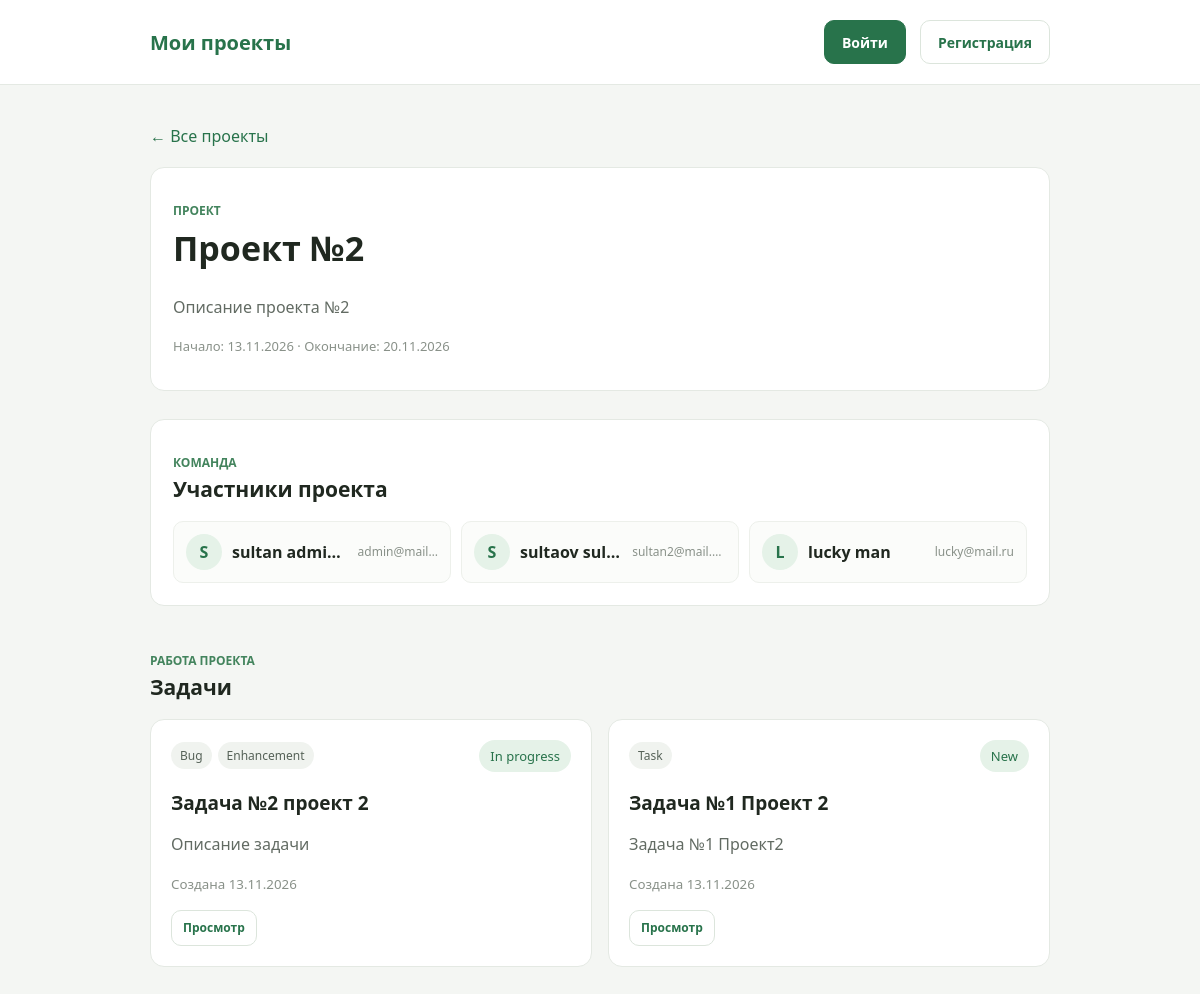
/projects/3/, run on the app's committed database.
### task_man/models/project.py (models this page shows, shortened)
class Project(models.Model):
    start_date = models.DateField(null=False, blank=False)
    end_date = models.DateField(null=True, blank=True)
    title = models.CharField(max_length=200, null=False, blank=False)
    description = models.TextField(null=False, blank=False)
    users = models.ManyToManyField(settings.AUTH_USER_MODEL,related_name='projects',blank=True,
        verbose_name='Участники',help_text='Выберите участников проекта. Снятие выбора удалит пользователя из проекта.')
    class Meta:
        verbose_name = 'Проект'
        verbose_name_plural = 'Проекты'
        ordering = ['-start_date']

### task_man/models/type.py (models this page shows)
class Type(models.Model):
    type = models.CharField(max_length=40)
    class Meta:
        verbose_name = 'Тип задачи'
        verbose_name_plural = 'Типы задач'
    def __str__(self):
        return f'{self.type}'

### task_man/models/task.py (models this page shows, shortened)
class Task(models.Model):
    project = models.ForeignKey('task_man.Project', on_delete=models.CASCADE, related_name='tasks')
    is_deleted = models.BooleanField(default=False, editable=False)
    summary = models.CharField(max_length=100, validators=(MinLengthValidator(10),))
    description = models.TextField(validators=[validate_forbidden_words])
    status = models.ForeignKey('task_man.Status', on_delete=models.PROTECT)
    types = models.ManyToManyField('task_man.Type', related_name='tasks', blank=True)
    created_at = models.DateTimeField(auto_now_add=True)
    updated_at = models.DateTimeField(auto_now=True)
    class Meta:
        verbose_name = 'Задача'
        verbose_name_plural = 'Задачи'
        ordering = ['-created_at']

### task_man/models/status.py (models this page shows)
class Status(models.Model):
    status = models.CharField(max_length=40)
    class Meta:
        verbose_name = 'Статус задачи'
        verbose_name_plural = 'Статусы задач'
    def __str__(self):
        return f'{self.status}'

### task_man/views/project_views.py (the view)
# urls.py: path('projects/<int:pk>/', views.ProjectDetailView.as_view(), name='project_detail'),
class ProjectDetailView(DetailView):
    model = Project
    template_name = 'project/project_detail.html'
    context_object_name = 'project'
    def get_context_data(self, **kwargs):
        context = super().get_context_data(**kwargs)
        context['tasks'] = (
            self.object.tasks.filter(is_deleted=False)
            .select_related('status')
            .prefetch_related('types')
        )
        return context

### task_man/templates/project/project_detail.html (shortened to what this page needs)
{% extends 'base.html' %}
{% block content %}
    <a class="back-link" href="{% url 'projects_view' %}">← Все проекты</a>
    <section class="project-overview">
        <div class="page-heading">
            <div>
                <p class="eyebrow">Проект</p>
                <h1>{{ project.title }}</h1>
            </div>
        </div>
        <p class="project-description">{{ project.description|linebreaksbr }}</p>
        <p class="muted">
            Начало: {{ project.start_date|date:"d.m.Y" }}
            {% if project.end_date %} · Окончание: {{ project.end_date|date:"d.m.Y" }}{% endif %}
        </p>
    </section>
    <section class="members-section" aria-labelledby="members-title">
        <div class="section-heading">
            <div>
                <p class="eyebrow">Команда</p>
                <h2 id="members-title">Участники проекта</h2>
            </div>
        </div>
        {% with members=project.users.all %}
            {% if members %}
                <ul class="member-list">
                    {% for member in members %}
                        <li class="member-card">
                            <span class="member-avatar" aria-hidden="true">{{ member.username|first|upper }}</span>
                            <span class="member-name">{{ member.get_full_name|default:member.username }}</span>
                            {% if member.email %}<span class="member-email">{{ member.email }}</span>{% endif %}
                        </li>
                    {% endfor %}
                </ul>
            {% else %}
                <p class="muted">В проект пока не добавлены участники.</p>
            {% endif %}
        {% endwith %}
    </section>
    <div class="section-heading">
        <div>
            <p class="eyebrow">Работа проекта</p>
            <h2>Задачи</h2>
        </div>
    </div>
    {% if tasks %}
        <section class="task-list" aria-label="Задачи проекта">
            {% for task in tasks %}
                <article class="task-card">
                    <div class="task-meta">
                        <div class="task-types">
                            {% for task_type in task.types.all %}
                                <span class="type-chip">{{ task_type }}</span>
                            {% empty %}
                                <span class="muted">Типы не выбраны</span>
                            {% endfor %}
                        </div>
                        <span class="status">{{ task.status }}</span>
                    </div>
                    <h3>
                        <a class="task-title-link" href="{% url 'task_view' task_pk=task.pk %}">
                            {{ task.summary }}
                        </a>
                    </h3>
                    <p>{{ task.description|truncatewords:24 }}</p>
                    <small>Создана {{ task.created_at|date:"d.m.Y" }}</small>
                    <div class="task-actions">
                        <a class="button button-secondary button-small" href="{% url 'task_view' task_pk=task.pk %}">Просмотр</a>
                    </div>
                </article>
            {% endfor %}
        </section>
    {% else %}
        <section class="empty-state">
            <h2>В проекте пока нет задач</h2>
            <p>Создай задачу — она сразу будет привязана к этому проекту.</p>
        </section>
    {% endif %}
{% endblock %}

### task_man/templates/base.html (shortened to what this page needs)
{% load static %}
<!DOCTYPE html>
<html lang="ru">
<head>
    <link rel="stylesheet" href="{% static 'task_man/css/style.css' %}">
</head>
<body>
    <header class="header">
        <div class="container header-inner">
            <a class="brand" href="{% url 'projects_view' %}">Мои проекты</a>
            <nav class="account-nav" aria-label="Аккаунт">
                {% if user.is_authenticated %}
                    <span class="user-greeting">Добро пожаловать, {{ user.get_short_name|default:user.username }}!</span>
                    <form class="inline-form" method="post" action="{% url 'logout' %}">
                        {% csrf_token %}
                        <input type="hidden" name="next" value="{{ request.get_full_path }}">
                        <button class="button button-secondary" type="submit">Выйти</button>
                    </form>
                {% else %}
                    <a class="button" href="{% url 'login' %}?next={{ request.get_full_path|urlencode }}">Войти</a>
                    <a class="button button-secondary" href="{% url 'register' %}?next={{ request.get_full_path|urlencode }}">Регистрация</a>
                {% endif %}
            </nav>
        </div>
    </header>
    <main class="container main">
        {% block content %}{% endblock %}
    </main>
</body>
</html>

### task_man/static/task_man/css/style.css (style rules this page uses)
* { box-sizing: border-box; }
body { margin: 0; background: #f4f6f3; color: #202820; font-family: "Segoe UI", Arial, sans-serif; }
.container { width: min(100% - 32px, 900px); margin: 0 auto; }
.header { padding: 20px 0; background: white; border-bottom: 1px solid #e4e9e3; }
.header-inner, .account-nav { display: flex; align-items: center; }
.header-inner { justify-content: space-between; gap: 20px; }
.account-nav { gap: 14px; justify-content: flex-end; margin-left: auto; }
.brand { color: #28734b; font-size: 20px; font-weight: 700; text-decoration: none; }
.main { padding-top: 40px; padding-bottom: 60px; }
.page-heading, .task-meta { display: flex; align-items: center; justify-content: space-between; gap: 16px; }
.page-heading { margin-bottom: 24px; }
.eyebrow { margin-bottom: 6px; color: #43845d; font-size: 12px; font-weight: 700; text-transform: uppercase; }
h1 { margin: 0; font-size: 34px; }
.count, .status { padding: 7px 11px; border-radius: 20px; background: #e5f2e8; color: #28734b; font-size: 13px; }
.task-list { display: grid; grid-template-columns: repeat(auto-fit, minmax(250px, 1fr)); gap: 16px; }
.task-card, .empty-state { padding: 20px; border: 1px solid #e4e9e3; border-radius: 14px; background: white; }
.task-card p, .empty-state p { color: #626b63; line-height: 1.5; }
.task-card small { color: #899189; }
.task-title-link { color: inherit; text-decoration: none; }
.back-link { display: inline-block; margin-bottom: 20px; color: #28734b; text-decoration: none; }
.button { display: inline-flex; min-height: 44px; align-items: center; justify-content: center; gap: 8px; padding: 0 17px; border: 1px solid #28734b; border-radius: 10px; background: #28734b; color: white; font: inherit; font-size: 14px; font-weight: 600; text-decoration: none; cursor: pointer; transition: background .15s, transform .15s, box-shadow .15s; }
.button-secondary { border-color: #dce5dc; background: white; color: #28734b; }
.task-types { display: flex; flex-wrap: wrap; gap: 6px; }
.type-chip { padding: 5px 9px; border-radius: 999px; background: #f0f3ef; color: #566258; font-size: 12px; }
.project-card, .project-overview { padding: 22px; border: 1px solid #e4e9e3; border-radius: 14px; background: #fff; }
.members-section { margin-top: 28px; padding: 22px; border: 1px solid #e4e9e3; border-radius: 14px; background: #fff; }
.members-section .section-heading { margin-top: 0; }
.member-list { display: grid; grid-template-columns: repeat(auto-fit, minmax(220px, 1fr)); gap: 10px; margin: 0; padding: 0; list-style: none; }
.member-card { display: flex; min-width: 0; align-items: center; gap: 10px; padding: 12px; border: 1px solid #edf0eb; border-radius: 10px; background: #fbfcfa; }
.member-avatar { display: grid; width: 36px; height: 36px; flex: 0 0 36px; place-items: center; border-radius: 50%; background: #e5f2e8; color: #28734b; font-weight: 700; }
.member-name { overflow: hidden; font-weight: 600; text-overflow: ellipsis; white-space: nowrap; }
.member-email { overflow: hidden; margin-left: auto; color: #899189; font-size: 12px; text-overflow: ellipsis; white-space: nowrap; }
.project-card h2, .section-heading h2 { margin: 8px 0; font-size: 21px; }
.project-card p, .project-description { color: #626b63; line-height: 1.6; }
.card-footer, .section-heading, .pagination { display: flex; align-items: center; justify-content: space-between; gap: 14px; }
.muted { color: #899189; font-size: 13px; }
.section-heading { margin: 34px 0 18px; }
.section-heading .eyebrow { margin-bottom: 4px; }
.section-heading h2 { margin: 0; }
.task-card h3 { margin: 18px 0 8px; font-size: 19px; }
.task-actions { display: flex; flex-wrap: wrap; align-items: center; gap: 8px; margin-top: 16px; }
.button-small { min-height: 36px; padding: 0 11px; font-size: 12px; }

### data on the page
Project: title "Проект №2", description "Описание проекта №2", start_date "13.11.2026", end_date "20.11.2026"
Task: status "In progress", summary "Задача №2 проект 2", description "Описание задачи", created_at "13.11.2026"
Type: type "Bug"
Type: type "Enhancement"
Task: status "New", summary "Задача №1 Проект 2", description "Задача №1 Проект2", created_at "13.11.2026"
Type: type "Task"

### other printed values
{{ member.username|first|upper }} "S"
{{ member.get_full_name|default:member.username }} "sultan admi…"
{{ member.email }} "admin@mai…"
{{ member.get_full_name|default:member.username }} "sultaov sul…"
{{ member.email }} "sultan2@mail.…"
{{ member.username|first|upper }} "L"
{{ member.get_full_name|default:member.username }} "lucky man"
{{ member.email }} "lucky@mail.ru"
